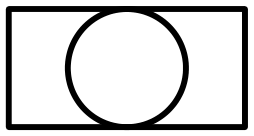
#> input picture data/raw/iso_symbols_clean/2034.png, 254 x 136 px
$ python -i stroke.py   (imports and definitions only)
#> lines starting #> are read from the running program, lines starting #| are printed output that depends on the picture; after the words box and inside, x2 and y2 are one past the last pixel; in counts of white or black regions, pixels touching at a corner belong together
#> further down, picture is the input picture: shape (136, 254); min 0, max 255, mean 211.1
"""Relative stroke width = stroke px / ink-bbox long side, ISO templates vs DigitizePID crops vs augmented."""
import pickle, random, sys
import cv2, numpy as np
sys.path.insert(0, sys.argv[2]); from augproto import aug
def rel_stroke(gray):
    _, ink = cv2.threshold(gray, 0, 255, cv2.THRESH_BINARY_INV + cv2.THRESH_OTSU)
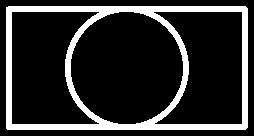
#> ink: shape (136, 254); 17.4% white; 1 white region, box (x1, y1, x2, y2) and area: (6, 6, 248, 130) 5999
    dt = cv2.distanceTransform(ink, cv2.DIST_L2, 3)
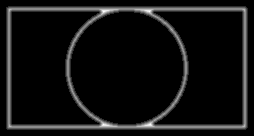
#> dt: shape (136, 254) float32; min 0, max 5.19, mean 0.341; drawn with min black and max white
    ridge = (dt >= cv2.dilate(dt, np.ones((3, 3), np.uint8))) & (dt > 0)
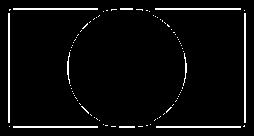
#> ridge: shape (136, 254) bool; 4.1% white in thin lines or dots, all inside (x1, y1, x2, y2) = (8, 8, 246, 128)
    ys, xs = np.nonzero(ink)
#> ys = 5999 values from 6 to 129; xs = 5999 values, max 247 at index 720, min 6 at index 238, mean 126.4
    return float(2 * np.median(dt[ridge]) / max(np.ptp(ys) + 1, np.ptp(xs) + 1))
iso = {"Symbol_1": "X8074", "Symbol_3": "X8068", "Symbol_4": "2101", "Symbol_10": "X8076"}
# [1 line not run here, left out]
rng = random.Random(0)
# [9 lines not run here, left out]

>>> import cv2
>>> picture = cv2.imread('../../../../data/raw/iso_symbols_clean/2034.png', cv2.IMREAD_GRAYSCALE)
>>> result = rel_stroke(picture)
#> result = 0.0237

$ run again, on data/raw/iso_symbols_clean/2045.png
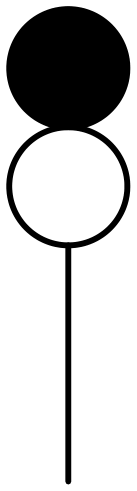
#> input picture data/raw/iso_symbols_clean/2045.png, 137 x 491 px
#> picture is the input picture: shape (491, 137); min 0, max 255, mean 196.2
#> in rel_stroke, `_, ink = cv2.threshold(gray, 0, 255, cv2.THRESH_BINARY_INV + cv2.THRES..`:
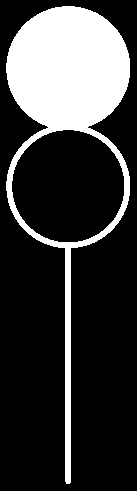
#> ink: shape (491, 137); 23.1% white; 1 white region, box (x1, y1, x2, y2) and area: (6, 6, 130, 484) 15545
#> in rel_stroke, `ridge = (dt >= cv2.dilate(dt, np.ones((3, 3), np.uint8))) & (dt > 0)`:
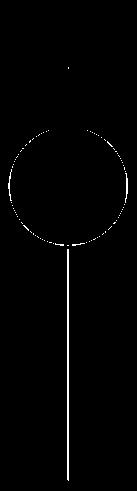
#> ridge: shape (491, 137) bool; 1.1% white in thin lines or dots, all inside (x1, y1, x2, y2) = (8, 67, 128, 481)
#> ys = 15545 values from 6 to 483; xs = 15545 values, max 129 at index 4909, min 6 at index 5402, mean 67.75
#> result = 0.012

$ run again, on data/raw/iso_symbols_clean/2063.png
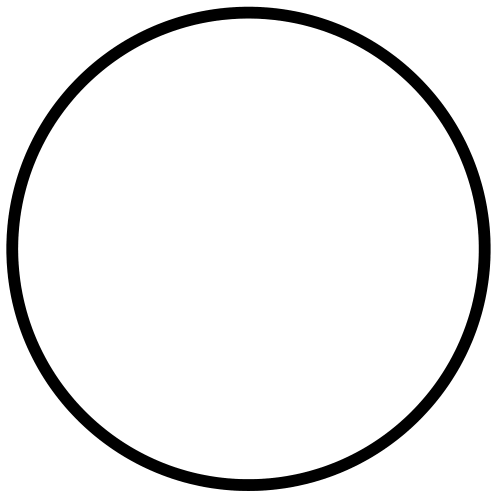
#> input picture data/raw/iso_symbols_clean/2063.png, 497 x 497 px
#> picture is the input picture: shape (497, 497); min 0, max 255, mean 236.9
#> in rel_stroke, `_, ink = cv2.threshold(gray, 0, 255, cv2.THRESH_BINARY_INV + cv2.THRES..`:
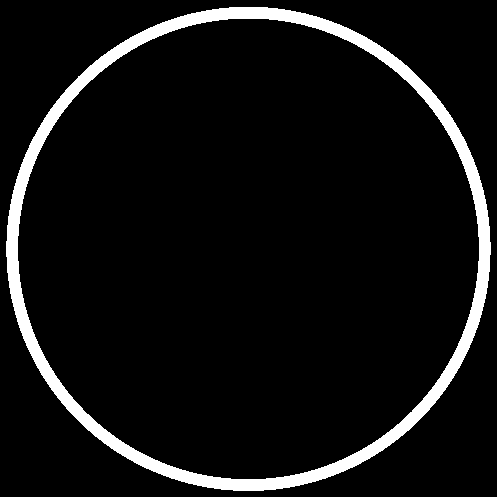
#> ink: shape (497, 497); 7.1% white; 1 white region, box (x1, y1, x2, y2) and area: (6, 7, 491, 491) 17535
#> in rel_stroke, `ridge = (dt >= cv2.dilate(dt, np.ones((3, 3), np.uint8))) & (dt > 0)`:
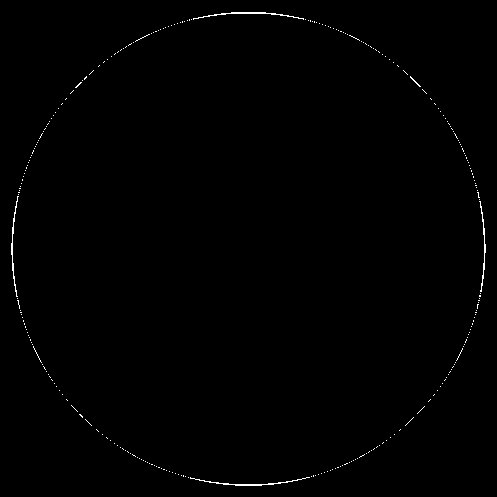
#> ridge: shape (497, 497) bool; 0.47% white in thin lines or dots
#> ys = 17535 values from 7 to 490; xs = 17535 values, max 490 at index 8621, min 6 at index 8575, mean 248
#> result = 0.0236
